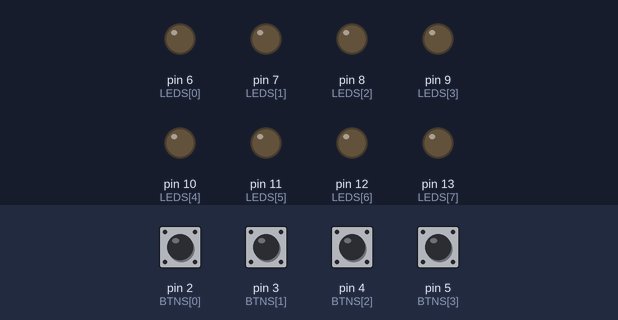
The sketch below on a simulated Arduino Uno, built with avr-gcc and run on an emulated ATmega328P. Shown: output pins drawn as LEDs (lit = HIGH). Inputs (shaded band) come from the test bench; at power-on: pin 2 (BTNS[0]), pin 3 (BTNS[1]), pin 4 (BTNS[2]), pin 5 (BTNS[3]) HIGH.

Above: at 1.2 s.
1.3 s: pin 2 (BTNS[0]) pulled LOW for 0.15 s
At 1.37 s:
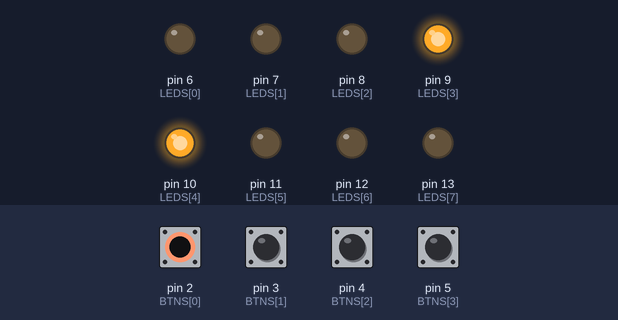
2.9 s: pin 3 (BTNS[1]) pulled LOW for 0.15 s
At 2.97 s:
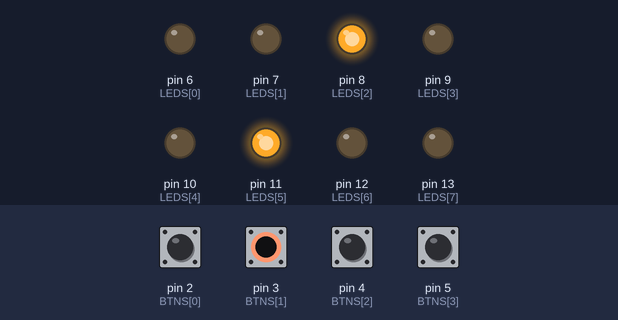
4.5 s: pin 4 (BTNS[2]) pulled LOW for 0.15 s
At 4.57 s:
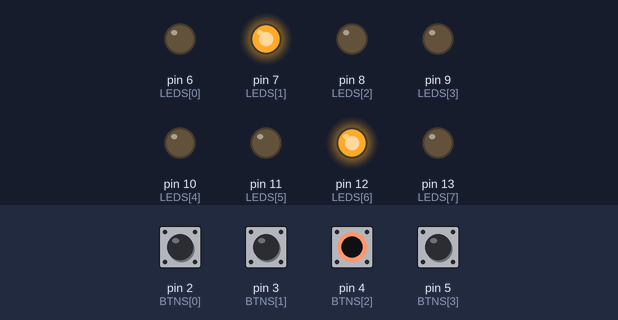
6.1 s: pin 5 (BTNS[3]) pulled LOW for 0.15 s
At 6.17 s:
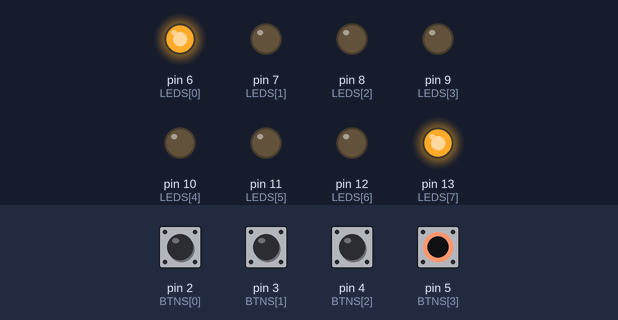
Timing chart, 0 to 8.7 s (numbered marks = the images above; inputs shaded):
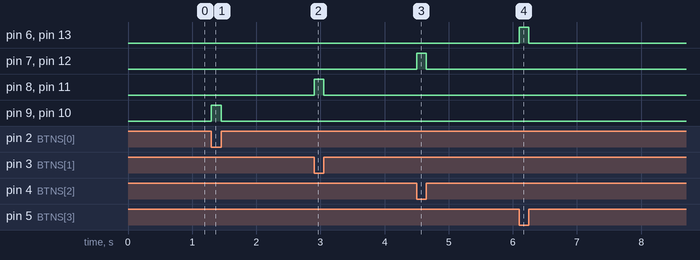

Measured:
- after the input at 1.3 s, pin 9 (LEDS[3]), pin 10 (LEDS[4]): LOW → HIGH at once, → LOW 0.15 s later
- after the input at 2.9 s, pin 8 (LEDS[2]), pin 11 (LEDS[5]): LOW → HIGH at once, → LOW 0.15 s later
- after the input at 4.5 s, pin 7 (LEDS[1]), pin 12 (LEDS[6]): LOW → HIGH at once, → LOW 0.15 s later
- after the input at 6.1 s, pin 6 (LEDS[0]), pin 13 (LEDS[7]): LOW → HIGH at once, → LOW 0.15 s later

The sketch:

lab3-prob2-binary.ino
```cpp
// Buttons
const int NUM_OF_BTNS = 4;
const byte BTNS[NUM_OF_BTNS] = {2, 3, 4, 5};
byte isBtnsPressed[NUM_OF_BTNS] = {LOW, LOW, LOW, LOW};

// LEDs
const int NUM_OF_LEDS = 8;
const int NUM_OF_LEDS_HALF = NUM_OF_LEDS / 2;
const byte LEDS[NUM_OF_LEDS] = {6, 7, 8, 9, 10, 11, 12, 13};

const int NUM_OF_LEDS_PER_SWITCH = 2;
// Map btns to LEDs (index represent btn; value represents LEDs for that index)
const byte SWITCHLEDMAP[NUM_OF_BTNS][NUM_OF_LEDS_PER_SWITCH] = {
  {LEDS[3], LEDS[4]}, // LEDs controlled by btn1
  {LEDS[2], LEDS[5]}, // LEDs controlled by btn2
  {LEDS[1], LEDS[6]}, // LEDs controlled by btn3
  {LEDS[0], LEDS[7]}, // LEDs controlled by btn4
};

void setup() {
  // Initialize serial communication
  Serial.begin(9600);

  // Configure modes for button and LED pins
  for (int i = 0; i < NUM_OF_BTNS; i++) {
    pinMode(BTNS[i], INPUT_PULLUP);
  }
  for (int i = 0; i < NUM_OF_LEDS; i++) {
    pinMode(LEDS[i], OUTPUT);
  }

  // Initialize all LEDs to off
  clearLEDs();
}

void loop() {
  // Check button presses
  int pressedCount = 0;
  for (int i = 0; i < NUM_OF_BTNS; i++) {
    isBtnsPressed[i] = !digitalRead(BTNS[i]);
    if (isBtnsPressed[i]) {
      pressedCount++;
    }
  }

  // If more than one button is pressed, turn off all LEDs
  if (pressedCount > 1) {
    clearLEDs();
  } else {
    // Light specific LEDs based on the individual button pressed
    for (int i = 0; i < NUM_OF_BTNS; i++) {
      if (isBtnsPressed[i]) {
        for (int j = 0; j < NUM_OF_LEDS_PER_SWITCH; j++) {
          digitalWrite(SWITCHLEDMAP[i][j], HIGH);
        }
      } else {
        for (int j = 0; j < NUM_OF_LEDS_PER_SWITCH; j++) {
          digitalWrite(SWITCHLEDMAP[i][j], LOW);
        }
      }
    }
  }
}

void clearLEDs() {
  for (int i = 0; i < NUM_OF_LEDS; i++) {
    digitalWrite(LEDS[i], LOW);
  }
}
```
